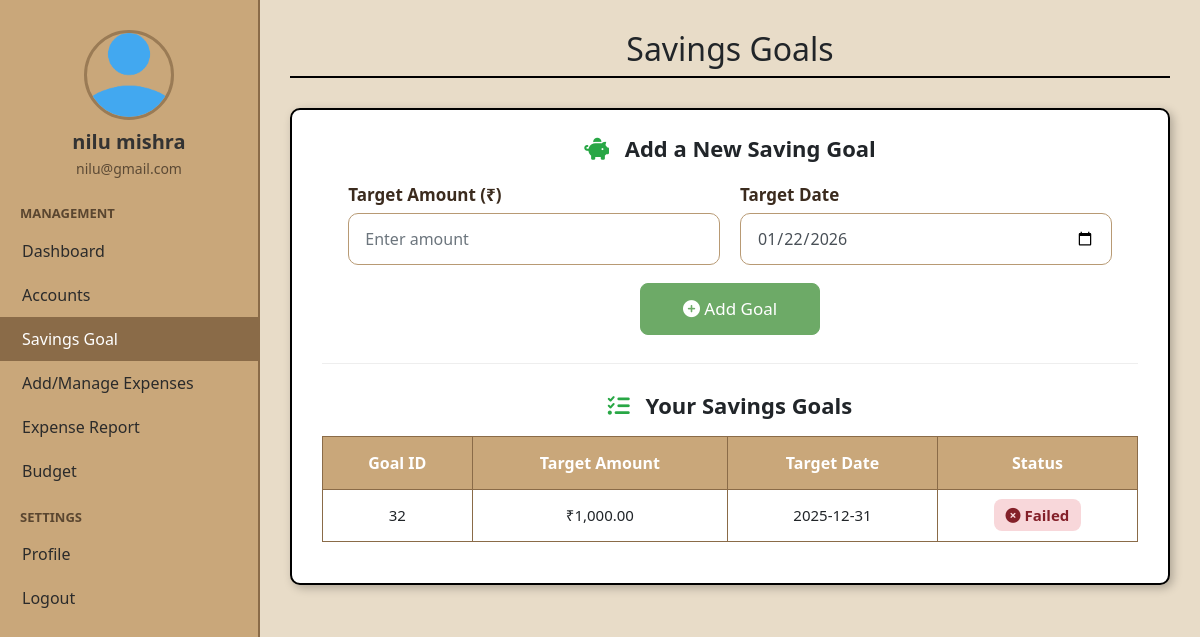
Page /savings.php (signed in) on the committed database.
### tables this page shows
CREATE TABLE `savings_goals` (
  `goal_id` int(11) NOT NULL,
  `user_id` int(11) NOT NULL,
  `amount` decimal(10,2) DEFAULT NULL,
  `targetdate` date DEFAULT current_timestamp()
);

### session.php (called while the page is built, shortened)
<?php
include("config.php");
class UserSession {
    private $userId;
    private $email;
    private $firstName;
    private $lastName;
    private function checkSession() {
        if (isset($_SESSION['user_id']) && isset($_SESSION['firstname']) && isset($_SESSION['lastname']) && isset($_SESSION['useremail'])) {
            $this->userId = $_SESSION['user_id'];
            $this->firstName = $_SESSION['firstname'];
            $this->lastName = $_SESSION['lastname'];
            $this->email = $_SESSION['useremail'];
        }
    }
    public function getUserId() {
        return $this->userId;
    }
    public function getUserName() {
        return $this->firstName . " " . $this->lastName;
    }
    public function getUserEmail() {
        return $this->email;
    }
}
$userSession = new UserSession($con);
$userid = $userSession->getUserId();
$username = $userSession->getUserName();
$useremail = $userSession->getUserEmail();
?>

### savings.php (the view, shortened to what this page needs)
<?php
include("session.php");
require('config.php');
class SavingGoal {
    private $con;
    private $userId;
    public function __construct($con, $userId) {
        $this->con = $con;
        $this->userId = $userId;
    }
    public function getAllGoals() {
        $stmt = $this->con->prepare("SELECT * FROM savings_goals WHERE user_id = ? ORDER BY targetdate ASC");
        $stmt->bind_param("i", $this->userId);
        $stmt->execute();
        $res = $stmt->get_result();
        $rows = [];
        while ($r = $res->fetch_assoc()) $rows[] = $r;
        return $rows;
    }
    public function getTotalBalance() {
        $stmt = $this->con->prepare("SELECT SUM(balance) AS bal FROM account_table WHERE user_id = ?");
        $stmt->bind_param("i", $this->userId);
        $stmt->execute();
        $row = $stmt->get_result()->fetch_assoc();
        return isset($row['bal']) ? (float)$row['bal'] : 0;
    }
    public function getTotalExpenses() {
        $stmt = $this->con->prepare("SELECT SUM(expense) AS total FROM transaction_table WHERE user_id = ?");
        $stmt->bind_param("i", $this->userId);
        $stmt->execute();
        $row = $stmt->get_result()->fetch_assoc();
        return isset($row['total']) ? (float)$row['total'] : 0;
    }
}
$savingGoal = new SavingGoal($con, $userid);
$amount = "";
$targetdate = date("Y-m-d");
$allGoals = $savingGoal->getAllGoals();
$totalBalance = $savingGoal->getTotalBalance();
$totalExpenses = $savingGoal->getTotalExpenses();
$availableBalance = $totalBalance - $totalExpenses;
?>
<!doctype html>
<html lang="en">
<head>
<link href="css/bootstrap.css" rel="stylesheet">
<link href="https://cdnjs.cloudflare.com/ajax/libs/font-awesome/6.0.0/css/all.min.css" rel="stylesheet">
</head>
<body>
<div class="sidebar">
  <div class="user">
    <img src="uploads/default_profile.png" alt="profile">
    <h5><?php echo htmlspecialchars($username); ?></h5>
    <p><?php echo htmlspecialchars($useremail); ?></p>
  </div>
  <div class="sidebar-title">MANAGEMENT</div>
  <a href="index.php">Dashboard</a>
  <a href="account.php">Accounts</a>
  <a href="savings.php" class="active">Savings Goal</a>
  <a href="transaction.php">Add/Manage Expenses</a>
  <a href="report.php">Expense Report</a>
  <a href="budget.php">Budget</a>
  <div class="sidebar-title">SETTINGS</div>
  <a href="profile.php">Profile</a>
  <a href="logout.php">Logout</a>
</div>
<div class="main">
  <h2>Savings Goals</h2>
  <div class="card-box">
    <h4><i class="fa-solid fa-piggy-bank text-success" style="margin-right:10px;"></i> Add a New Saving Goal</h4>
    <form method="post" class="mb-3">
      <div class="form-row">
        <div class="form-col">
          <label for="amount">Target Amount (₹)</label>
          <input id="amount" name="amount" type="number" step="0.01" class="form-control" placeholder="Enter amount" value="<?php echo htmlspecialchars($amount); ?>" required>
        </div>
        <div class="form-col">
          <label for="targetdate">Target Date</label>
          <input id="targetdate" name="targetdate" type="date" class="form-control" value="<?php echo htmlspecialchars($targetdate); ?>" required>
        </div>
      </div>
      <div style="text-align:center; margin-top:18px;">
        <button type="submit" name="add" class="btn btn-add">
          <i class="fa-solid fa-circle-plus"></i> Add Goal
        </button>
      </div>
    </form>
    <hr style="margin:28px 0; border-color:#eee;">
    <h4 style="text-align:center; margin-bottom:18px;"><i class="fa-solid fa-list-check text-success" style="margin-right:10px;"></i> Your Savings Goals</h4>
    <div class="table-responsive">
      <table class="table table-bordered text-center">
        <thead>
          <tr>
            <th>Goal ID</th>
            <th>Target Amount</th>
            <th>Target Date</th>
            <th>Status</th>
          </tr>
        </thead>
        <tbody>
          <?php if (empty($allGoals)): ?>
            <tr><td colspan="4" class="text-muted">No goals yet. Add one above!</td></tr>
          <?php else: ?>
            <?php foreach ($allGoals as $g):
            ?>
              <tr>
                <td><?php echo htmlspecialchars($g['goal_id'] ?? $g['goalid'] ?? ''); ?></td>
                <td>₹<?php echo number_format((float)$g['amount'], 2); ?></td>
                <td><?php echo htmlspecialchars($g['targetdate']); ?></td>
                <td>
                 <?php
$goalAmount = (float)$g['amount'];
if ($availableBalance >= $goalAmount) {
    echo '<span class="status-reached">
            <i class="fa-solid fa-square-check" style="color:#2a6b2a;"></i> Reached
          </span>';
} else {
    echo '<span style="background:#f8d7da; padding:6px 12px; border-radius:8px; color:#842029; font-weight:600;">
            <i class="fa-solid fa-circle-xmark"></i> Failed
          </span>';
}
?>
                </td>
              </tr>
            <?php endforeach; ?>
          <?php endif; ?>
        </tbody>
      </table>
    </div>
  </div>
</div>
</body>
</html>

### savings.php (style rules this page uses)
body { margin:0; background:#E8DCC8; font-family:"Segoe UI",sans-serif; }
.sidebar { position: fixed; width: 260px; height: 100vh; background: #C9A77A; border-right: 2px solid #8a6b48; padding-top: 20px; }
.sidebar .user { text-align:center; padding:10px; color:#333; }
.sidebar img { width:90px; border-radius:50%; border:3px solid #9a7b55; margin-bottom:10px; }
.sidebar .user h5 { font-weight:bold; margin:0; }
.sidebar .user p { font-size:14px; color:#5c4a35; margin:4px 0 0 0; }
.sidebar-title { margin:15px 20px 5px 20px; text-transform:uppercase; font-size:13px; color:#5a4630; font-weight:bold; }
.sidebar a { display:block; padding:10px 22px; color:#2b2b2b; font-size:16px; text-decoration:none; }
.sidebar a:hover, .sidebar a.active { background:#8a6b48; color:#fff; }
.main { margin-left:260px; padding:30px; }
.main h2 { text-align:center; font-size:32px; border-bottom:2px solid #000; padding-bottom:8px; margin-bottom:30px; }
.card-box { max-width: 900px; margin: 0 auto 30px auto; background: #fff; border: 2px solid #000; border-radius: 10px; padding: 25px 30px; box-shadow: 3px 3px 10px rgba(0,0,0,0.25); }
.card-box h4 { font-weight:700; font-size:22px; text-align:center; margin-bottom:20px; }
.form-row { display:flex; gap: 20px; align-items:flex-end; justify-content:center; flex-wrap:wrap; }
.form-col { flex:0 0 45%; min-width:220px; }
.form-col label { font-weight:600; }
.btn-add { background: #3a9a43; border-color: #3a9a43; color: #fff; padding: 10px 24px; border-radius:6px; }
.table thead th { background:#d3b286; color:#fff; font-weight:600; border:1px solid #8a6b48; }
.table, .table th, .table td { border:1px solid #8a6b48 !important; }
.table td { vertical-align: middle; }
.card-box input.form-control { height: 52px; font-size: 16px; padding: 12px 16px; border-radius: 10px; border: 1.8px solid #b89a74; background: #fff; transition: 0.25s ease; }
.card-box label { font-size: 17px; font-weight: 600; color: #3b2b1e; margin-bottom: 6px; }
.btn-add { background: #6daa67 !important; border-color: #6daa67 !important; font-size: 17px; padding: 12px 24px; border-radius: 8px; width: 180px; }
.table td, .table th { padding: 14px !important; font-size: 15px; }
.table thead th { background: #c9a77a !important; color: #fff !important; font-size: 16px; }

### rows in the picture
savings_goals: goal_id "32", amount "1,000.00", targetdate "2025-12-31", shows "Failed"

### other values in the picture
$username "nilu mishra"
$useremail "nilu@gmail.com"
